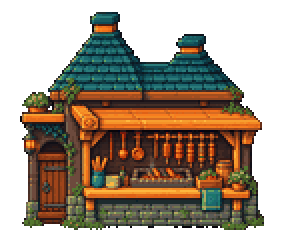
#> input picture macos/CreekSprout/CreekSprout/Presentation/WorldLife/wl_cat_bbq_shop_r2.png, 144 x 120 px (shown 2 times larger)
$ python process-n019-market-entry-r4.py
#> lines starting #> are read from the running program, lines starting #| are printed output that depends on the picture; after the words box and inside, x2 and y2 are one past the last pixel; in counts of white or black regions, pixels touching at a corner belong together
#!/usr/bin/env python3
"""Build the compact N-019 R4 cat-shop landmark for the market entrance."""

from __future__ import annotations

import hashlib
import json
import shutil
from pathlib import Path

from PIL import Image


ROOT = Path(__file__).resolve().parents[1]
SOURCE = ROOT / "macos/CreekSprout/CreekSprout/Presentation/WorldLife/wl_cat_bbq_shop_r2.png"
RUNTIME = ROOT / "macos/CreekSprout/CreekSprout/Presentation/WorldLife/wl_cat_bbq_shop_r3.png"
EVIDENCE = ROOT / "artifacts/integration/n-019-demo-visual/market-entry-r4"

PALETTE = [
    (24, 47, 49),
    (37, 75, 75),
    (77, 100, 63),
    (113, 128, 79),
    (85, 72, 74),
    (118, 82, 71),
    (130, 88, 62),
    (197, 138, 89),
    (198, 110, 61),
    (120, 151, 160),
    (181, 138, 82),
    (240, 217, 173),
]


def nearest(rgb: tuple[int, int, int]) -> tuple[int, int, int]:
    return min(PALETTE, key=lambda colour: sum((rgb[i] - colour[i]) ** 2 for i in range(3)))


def main() -> None:
    EVIDENCE.mkdir(parents=True, exist_ok=True)
    source = Image.open(SOURCE).convert("RGBA")
#> source is the input picture: PIL image 144x120 RGBA; mean R, G, B, A 55.6, 42.4, 27.3, 143.3
    alpha = source.getchannel("A")
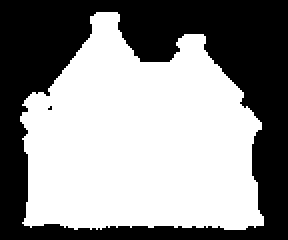
#> alpha: PIL image 144x120 L (shown 2 times larger); 56.2% white; 2 black regions (1 under 20 px), largest, box (x1, y1, x2, y2) and area: (0, 0, 144, 120) 7566
    bbox = alpha.getbbox()
#> bbox = (10, 6, 132, 115)
    if bbox is None:
        raise RuntimeError("cat-shop source has no opaque subject")
    subject = source.crop(bbox)
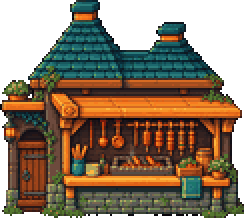
#> subject: PIL image 122x109 RGBA (shown 2 times larger); mean R, G, B, A 72.3, 55.2, 35.4, 186.2; transparent parts drawn white
    scale = min(70 / subject.width, 70 / subject.height)
#> scale = 0.574
    size = (max(1, round(subject.width * scale)), max(1, round(subject.height * scale)))
#> size = (70, 63)
    subject = subject.resize(size, Image.Resampling.LANCZOS)
#> subject: PIL image 70x63 RGBA
    subject.putalpha(subject.getchannel("A").point(lambda value: 255 if value >= 112 else 0))
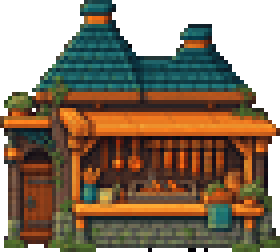
#> subject: PIL image 70x63 RGBA (shown 4 times larger); mean R, G, B, A 75, 58, 37.7, 187.4; transparent parts drawn white

    pixels = []
    for red, green, blue, value in subject.getdata():
        if value == 0:
            pixels.append((0, 0, 0, 0))
        else:
            pixels.append((*nearest((red, green, blue)), 255))
#> this loop made 4410 passes
#> (red, green, blue, value) on passes 1 to 3: (0, 0, 0, 0), (0, 0, 0, 0), (0, 0, 0, 0)
#> after the loop, pixels = 4410 items, first 6: (0, 0, 0, 0), (0, 0, 0, 0), (0, 0, 0, 0), (0, 0, 0, 0), (0, 0, 0, 0), (0, 0, 0, 0)
    subject.putdata(pixels)
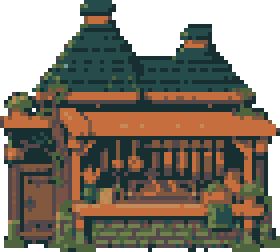
#> subject: PIL image 70x63 RGBA (shown 4 times larger); mean R, G, B, A 67.9, 59.4, 46.7, 187.4; transparent parts drawn white

    canvas = Image.new("RGBA", (72, 72), (0, 0, 0, 0))
#> canvas: PIL image 72x72 RGBA; every value is 0
    canvas.alpha_composite(subject, ((72 - subject.width) // 2, 71 - subject.height))
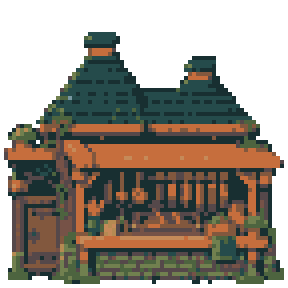
#> canvas: PIL image 72x72 RGBA (shown 4 times larger); mean R, G, B, A 57.8, 50.5, 39.7, 159.4; transparent parts drawn white
    canvas.save(RUNTIME, optimize=False)
    shutil.copy2(RUNTIME, EVIDENCE / RUNTIME.name)
    canvas.resize((576, 576), Image.Resampling.NEAREST).save(
        EVIDENCE / "wl_cat_bbq_shop_r3-8x.png",
        optimize=False,
    )
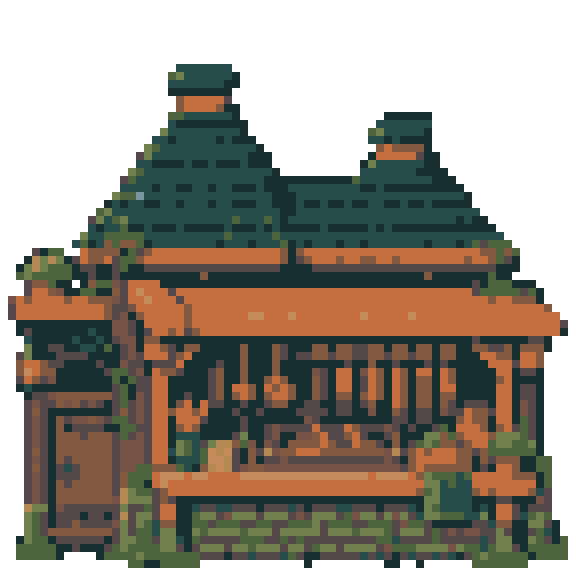
#> saved as wl_cat_bbq_shop_r3-8x.png: PIL image 576x576 RGBA; mean R, G, B, A 57.8, 50.5, 39.7, 159.4; transparent parts drawn white

    alpha = canvas.getchannel("A")
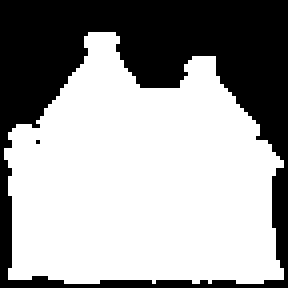
#> alpha: PIL image 72x72 L (shown 4 times larger); 62.5% white; 2 black regions (1 under 20 px), largest, box (x1, y1, x2, y2) and area: (0, 0, 72, 72) 1942
    manifest = {
        "asset": RUNTIME.name,
        "source": str(SOURCE.relative_to(ROOT)),
        "runtime": str(RUNTIME.relative_to(ROOT)),
        "size": list(canvas.size),
        "bbox": list(alpha.getbbox()) if alpha.getbbox() else None,
        "alpha_values": sorted(set(alpha.getdata())),
        "opaque_colours": len(set(pixel[:3] for pixel in canvas.getdata() if pixel[3] == 255)),
        "sha256": hashlib.sha256(RUNTIME.read_bytes()).hexdigest(),
        "purpose": "three-cell entrance landmark; preserve a clear market arrival corridor",
    }
    (EVIDENCE / "manifest.json").write_text(
        json.dumps(manifest, ensure_ascii=False, indent=2) + "\n",
        encoding="utf-8",
    )
    print("PASS asset=1 failures=0")


if __name__ == "__main__":
    main()
